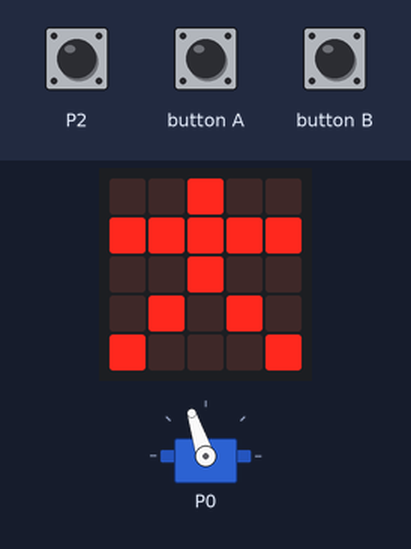
The program below on a simulated BBC micro:bit (MakeCode). On the bench: the board's 5×5 LED display, servo. The inputs (shaded band) are chosen by the test bench. Random numbers come from a fixed seed.

Above: at 1.8 s.
1.9 s: touch pin P2 pressed for 0.15 s
At 3.8 s:
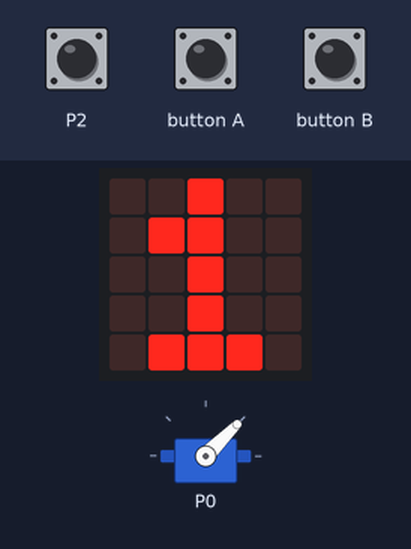
4.1 s: button A pressed for 0.15 s
At 4.7 s:
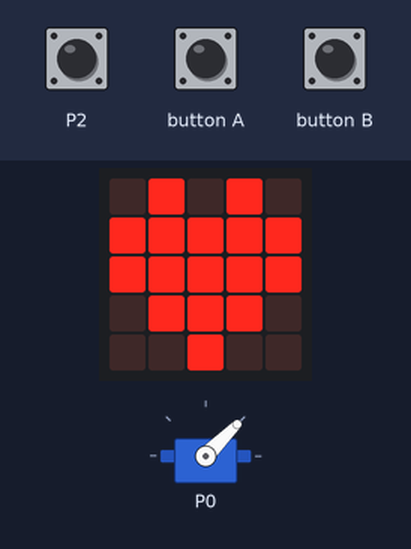
6.3 s: button B pressed for 0.15 s
At 6.57 s:
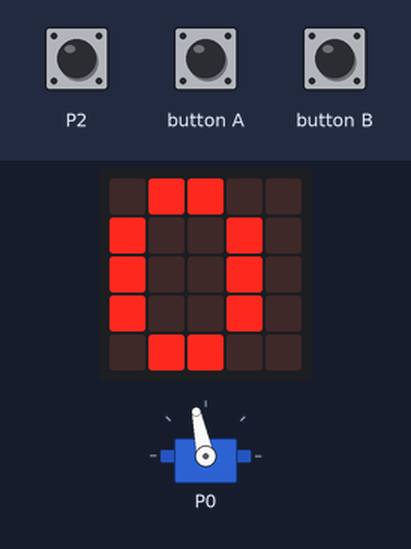
7.0 s: button A pressed for 0.15 s
At 7.45 s:
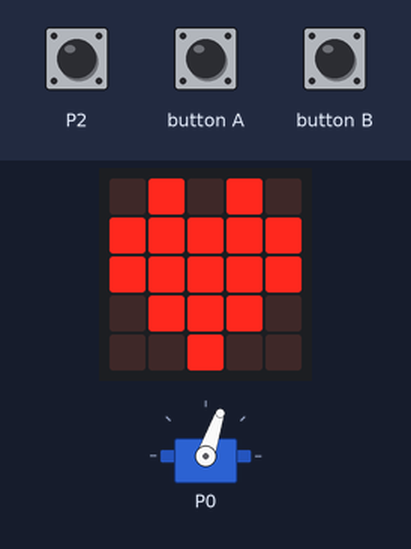
7.7 s: button A pressed for 0.15 s
8.4 s: touch pin P2 pressed for 1 s
At 8.9 s:
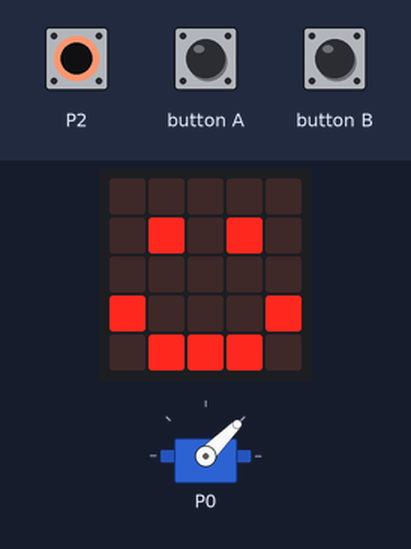
Timing chart, 0 to 11.4 s (numbered marks = the images above; inputs shaded):
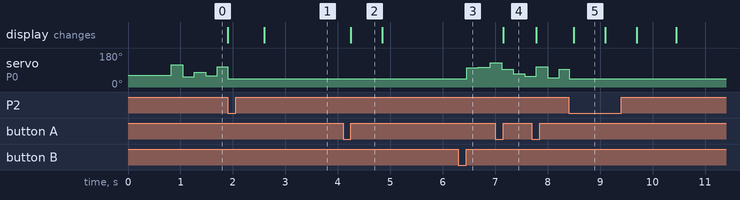

Measured:
- after the input at 1.9 s, the display: first changes at once (image 1 shows a later state)
- after the input at 4.1 s, the display: changes after 0.15 s (image 2)
- after the input at 6.3 s, servo on P0: 45° → 102° after 0.16 s, → 105° 0.22 s later, → 128° 0.22 s later
- after the input at 7.0 s, the display: changes after 0.15 s (image 4)
- what the display in image 2 shows lasts 0.6 s, from 4.3 s to 4.9 s

The program:

main.ts
```typescript
function batton () {
    servos.P0.setAngle(randint(45, 135))
    basic.pause(moteurdelai)
}
input.onButtonPressed(Button.A, function () {
    basic.showIcon(IconNames.Heart)
    point = 0
    basic.showNumber(0)
})
input.onButtonPressed(Button.B, function () {
    ballon = 0
})
let moteurdelai = 0
let ballon = 0
let point = 0
basic.showIcon(IconNames.StickFigure)
point = 0
ballon = 0
moteurdelai = 200
basic.forever(function () {
    if (ballon == 0) {
        batton()
    }
})
basic.forever(function () {
    if (input.pinIsPressed(TouchPin.P2) && ballon == 0) {
        point += 1
        ballon += 1
        servos.P0.setAngle(45)
        basic.showIcon(IconNames.Happy)
        basic.pause(100)
        basic.showNumber(point)
        basic.pause(100)
    }
})
```

test.ts
```typescript
// les tests vont ici ; cela ne sera pas compilé si ce paquet est utilisé en tant qu'extension.
```
